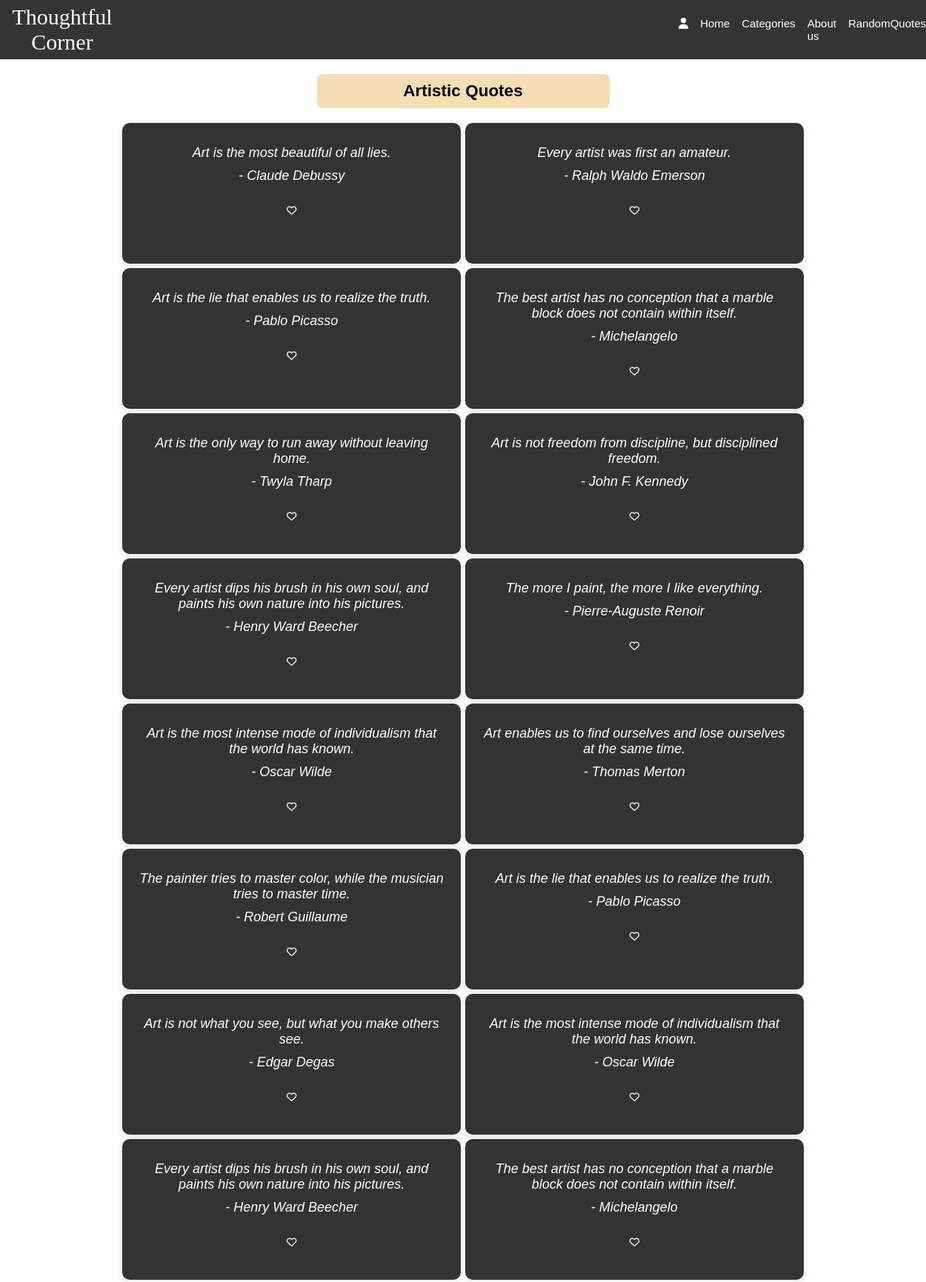
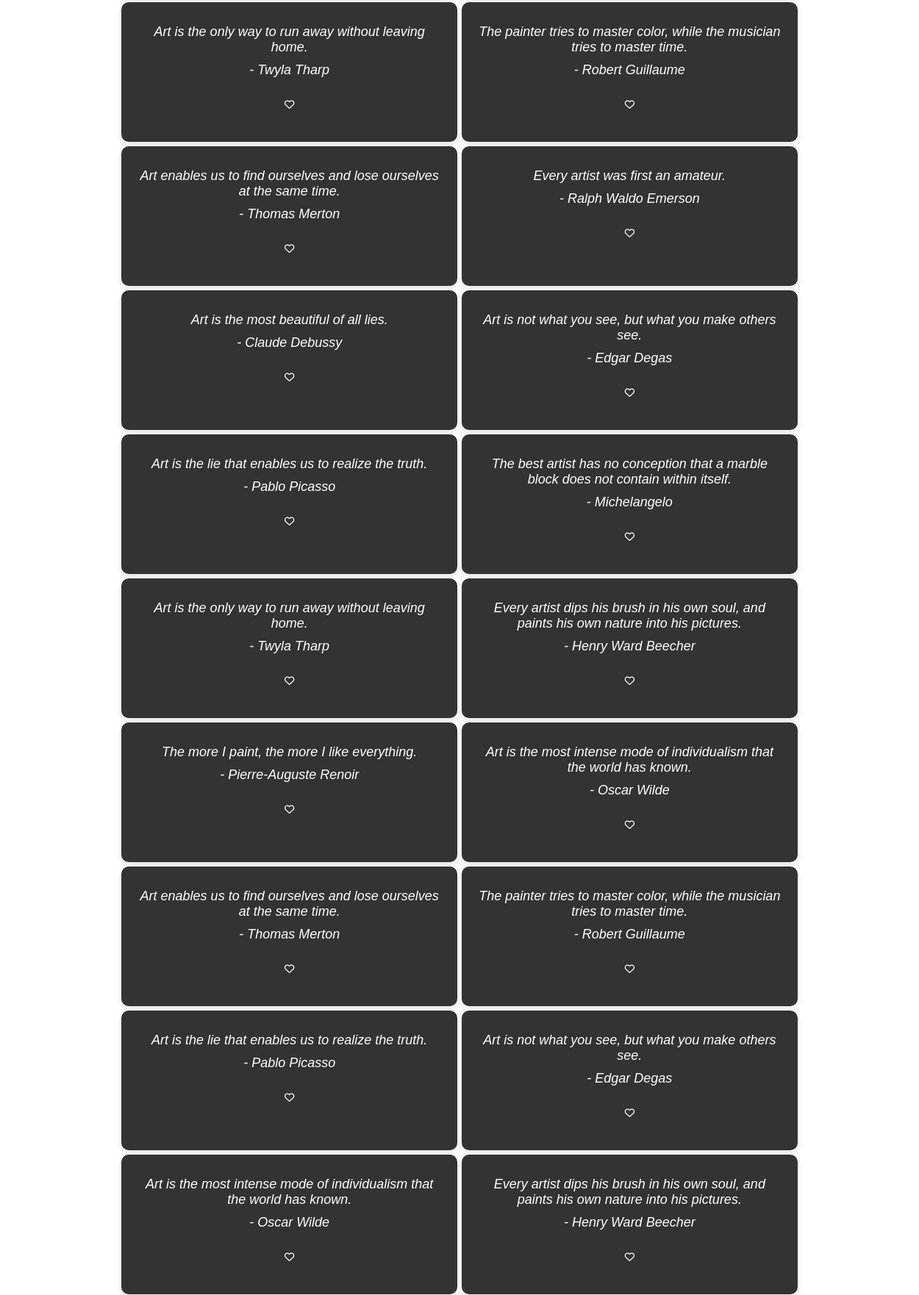
/user/art.php (upper part), run on the app's committed database (2 pictures, top to bottom).
### tables this page shows
CREATE TABLE `quotes_mst` (
  `quote_id` int(11) NOT NULL,
  `quote` varchar(150) NOT NULL,
  `author` varchar(30) NOT NULL,
  `cate` varchar(20) NOT NULL
);

### user/cardlogic.php (called while the page is built, shortened)
    <?php
    function fetch_quotes($category) {
    include("conn.php");
    $query = "SELECT * FROM quotes_mst WHERE cate = '$category'";
    $result = mysqli_query($conn, $query);
    if ($result) {
        $quotes = mysqli_fetch_all($result, MYSQLI_ASSOC);
        if ($quotes) {
            return $quotes;
        } else {
            return false;
            echo "NOTHING TO RETURN!";
        }
    } else {
        die("Database query failed.");
    }
}
?>

### user/art.php (the view, shortened to what this page needs)
<?php
include("conn.php");
include("cardlogic.php");
?>
<!DOCTYPE html>
<html lang="en">
<head>
    <link rel="stylesheet" href="css\fontawesome.min.css">
    <link rel="stylesheet" href="css\all.min.css">
    <link rel="stylesheet" href="fonts.css">
    <link rel="stylesheet" href="body.css">
</head>
<body>
    <header>
        <nav>
            <div class="logo">
                Thoughtful Corner
            </div>
            <div class="menu">
                <form action="index.php" method="post">
                    <ul class="menu-links">
                        <li class="dropdown">
                            <i class="fa-solid fa-user usericon"></i>
                        </li>
                        <li><a href="index.php">Home</a></li>
                        <li class="dropdown">
                            Categories
                        </li>
                        <li><a href="aboutus.php">About us</a></li>
                        <li><a href="randomquote.php">RandomQuotes</a></li>
                    </ul>
                </form>
            </div>
        </nav>
    </header>
    <main>
        <div class="main">
            <div class="container">
                <div class="heading">
                    <h2 class="heading-text">Artistic Quotes</h2>
                </div>
                <form action="quote.php" method="post">
                    <div class="card">
                        <?php
                        $category = "art";
                        $quotes = fetch_quotes($category);
                        if ($quotes) {
                            foreach ($quotes as $quote) {
                                echo '<div class="quote-card">';
                                echo '<p class="quote" data-quote-id="' . $quote['quote_id'] . '">' . $quote['quote'] . '</p>';
                                echo '<p class="author">- ' . $quote['author'] . '</p>';
                                echo '<br>';
                                echo '<button class="like-icon" data-quote-id="' . $quote['quote_id'] . '"><i class="fa-regular fa-heart like-icon"></i></button>';
                                echo '</div>';
                            }
                        } else {
                            echo "No quotes found";
                        }
                        ?>
                    </div>
                </form>
            </div>
    </main>
</body>
</html>

### user/body.css (style rules this page uses)
* { margin: 0; padding: 0; }
header { position: fixed; top: 0; left: 0; width: 100%; background-color: transparent; }
body { box-sizing: border-box; font-size: 15px; height: 260%; width: 100%; font-family: 'Quicksand', sans-serif; overflow-x: hidden; }
nav { display: flex; margin: 3px; height: 10vh ; align-items: center; gap: 60%; background: none; margin: 0; background-color: #343434; color: white; }
.logo { font-family: 'Ephesis', cursive; margin-left: 2px; text-align: center; font-size: 30px; opacity: 1.0; color: white; }
a { text-decoration: none; color: black; }
ul { display: flex; list-style: none; justify-content: space-between; gap: 1rem; }
.main { min-height: 50vh; height: 100%; width: 100%; background-size: cover; background-position: center; text-align: center; display: flex; align-items: center; color: black; min-height: 93vh; }
a { color: white; }
.quote-card { width: 70%; transition: transform 0.5s ease-in-out; background-color: #333; color: white; padding: 20px; height: 150px; align-items: center; margin-right: 5px; border-radius: 10px; box-shadow: 0px 4px 10px rgba(0, 0, 0, 0.1); text-align: center; margin: 3px; }
@media (min-width: 768px) { .quote-card { flex: 0 0 33.33%; } }
.quote-card p { margin: 10px 0; font-size: 18px; font-style: italic; }
.dropdown { position: relative; color: white; }
.container { margin-top: 8%; width: 100%; }
.heading { width: 100%; display: flex; justify-content: center; margin-bottom: 5%; }
.card { width: 100%; display: flex; flex-wrap: wrap; align-items: center; text-align: center; justify-content: center; }
h2 { background-color: wheat; width: 30%; padding: 10px; border-radius: 8px; text-align: center; position: fixed; }
.like-icon { background: transparent; border: none; color: white; }
.fa-solid { color: red; }
.usericon { color: white; }

### data on the page
quotes_mst: quote "Art is the most beautiful of all lies.", author "Claude Debussy"
quotes_mst: quote "Every artist was first an amateur.", author "Ralph Waldo Emerson"
quotes_mst: quote "Art is the lie that enables us to realize the truth.", author "Pablo Picasso"
quotes_mst: quote "The best artist has no conception that a marble block does not contain within itself.", author "Michelangelo"
quotes_mst: quote "Art is the only way to run away without leaving home.", author "Twyla Tharp"
quotes_mst: quote "Art is not freedom from discipline, but disciplined freedom.", author "John F. Kennedy"
quotes_mst: quote "Every artist dips his brush in his own soul, and paints his own nature into his pictures.", author "Henry Ward Beecher"
quotes_mst: quote "The more I paint, the more I like everything.", author "Pierre-Auguste Renoir"
quotes_mst: quote "Art is the most intense mode of individualism that the world has known.", author "Oscar Wilde"
quotes_mst: quote "Art enables us to find ourselves and lose ourselves at the same time.", author "Thomas Merton"
quotes_mst: quote "The painter tries to master color, while the musician tries to master time.", author "Robert Guillaume"
quotes_mst: quote "Art is the lie that enables us to realize the truth.", author "Pablo Picasso"
quotes_mst: quote "Art is not what you see, but what you make others see.", author "Edgar Degas"
quotes_mst: quote "Art is the most intense mode of individualism that the world has known.", author "Oscar Wilde"
quotes_mst: quote "Every artist dips his brush in his own soul, and paints his own nature into his pictures.", author "Henry Ward Beecher"
quotes_mst: quote "The best artist has no conception that a marble block does not contain within itself.", author "Michelangelo"
quotes_mst: quote "Art is the only way to run away without leaving home.", author "Twyla Tharp"
quotes_mst: quote "The painter tries to master color, while the musician tries to master time.", author "Robert Guillaume"
quotes_mst: quote "Art enables us to find ourselves and lose ourselves at the same time.", author "Thomas Merton"
quotes_mst: quote "Every artist was first an amateur.", author "Ralph Waldo Emerson"
quotes_mst: quote "Art is the most beautiful of all lies.", author "Claude Debussy"
quotes_mst: quote "Art is not what you see, but what you make others see.", author "Edgar Degas"
quotes_mst: quote "Art is the lie that enables us to realize the truth.", author "Pablo Picasso"
quotes_mst: quote "The best artist has no conception that a marble block does not contain within itself.", author "Michelangelo"
quotes_mst: quote "Art is the only way to run away without leaving home.", author "Twyla Tharp"
quotes_mst: quote "Every artist dips his brush in his own soul, and paints his own nature into his pictures.", author "Henry Ward Beecher"
quotes_mst: quote "The more I paint, the more I like everything.", author "Pierre-Auguste Renoir"
quotes_mst: quote "Art is the most intense mode of individualism that the world has known.", author "Oscar Wilde"
quotes_mst: quote "Art enables us to find ourselves and lose ourselves at the same time.", author "Thomas Merton"
quotes_mst: quote "The painter tries to master color, while the musician tries to master time.", author "Robert Guillaume"
quotes_mst: quote "Art is the lie that enables us to realize the truth.", author "Pablo Picasso"
quotes_mst: quote "Art is not what you see, but what you make others see.", author "Edgar Degas"
quotes_mst: quote "Art is the most intense mode of individualism that the world has known.", author "Oscar Wilde"
quotes_mst: quote "Every artist dips his brush in his own soul, and paints his own nature into his pictures.", author "Henry Ward Beecher"
